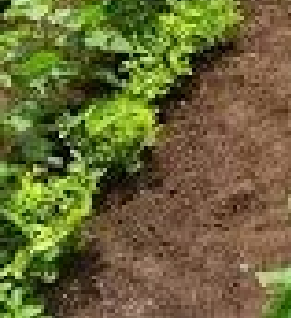
#> input picture Cropped segment.png, 291 x 318 px
$ python Q7_TotalLeastSquares_Angle.py
#> lines starting #> are read from the running program, lines starting #| are printed output that depends on the picture; after the words box and inside, x2 and y2 are one past the last pixel; in counts of white or black regions, pixels touching at a corner belong together
import cv2 as cv, numpy as np

img = cv.imread('Cropped segment.png', 0)
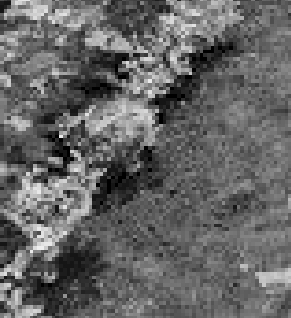
#> img: shape (318, 291); min 0, max 238, mean 100.9
e = cv.Canny(img, 550, 690)
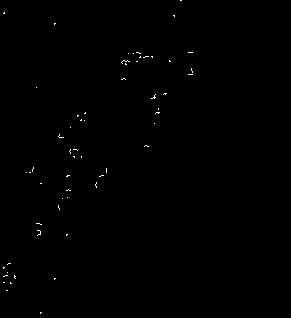
#> e: shape (318, 291); 0.24% white in thin lines or dots, all inside (x1, y1, x2, y2) = (3, 0, 193, 314)
y, x = np.where(e != 0)
#> y = 224 values from 0 to 313; x = 224 values, max 192 at index 18, min 3 at index 3, mean 92.95

xm, ym = np.mean(x), np.mean(y)
#> xm = 92.95; ym = 144.4
_, _, vt = np.linalg.svd(np.column_stack([x - xm, y - ym]), full_matrices=False)
#> vt = [[-0.543, 0.84], [0.84, 0.543]]
m = vt[0][1] / vt[0][0]
#> m = -1.55

print(f'Q7 angle = {np.degrees(np.arctan(m)):.2f} deg')
#| Q7 angle = -57.13 deg
